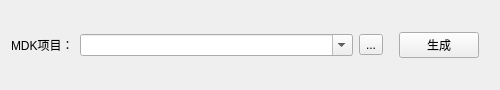
<?xml version="1.0" encoding="UTF-8"?>
<ui version="4.0">
 <class>MDK2VS2015</class>
 <widget class="QWidget" name="MDK2VS2015">
  <property name="geometry">
   <rect>
    <x>0</x>
    <y>0</y>
    <width>500</width>
    <height>90</height>
   </rect>
  </property>
  <property name="minimumSize">
   <size>
    <width>500</width>
    <height>90</height>
   </size>
  </property>
  <property name="maximumSize">
   <size>
    <width>500</width>
    <height>90</height>
   </size>
  </property>
  <property name="windowTitle">
   <string>XIVN1987 MDK2VS2015</string>
  </property>
  <layout class="QHBoxLayout" name="horizontalLayout">
   <item>
    <widget class="QLabel" name="lblMDK">
     <property name="text">
      <string>MDK项目：</string>
     </property>
    </widget>
   </item>
   <item>
    <widget class="QComboBox" name="cmbMDK">
     <property name="sizePolicy">
      <sizepolicy hsizetype="Expanding" vsizetype="Fixed">
       <horstretch>0</horstretch>
       <verstretch>0</verstretch>
      </sizepolicy>
     </property>
     <property name="editable">
      <bool>true</bool>
     </property>
    </widget>
   </item>
   <item>
    <widget class="QToolButton" name="btnMDK">
     <property name="minimumSize">
      <size>
       <width>0</width>
       <height>20</height>
      </size>
     </property>
     <property name="text">
      <string>...</string>
     </property>
    </widget>
   </item>
   <item>
    <spacer name="hSpacer1">
     <property name="orientation">
      <enum>Qt::Horizontal</enum>
     </property>
     <property name="sizeType">
      <enum>QSizePolicy::Fixed</enum>
     </property>
     <property name="sizeHint" stdset="0">
      <size>
       <width>10</width>
       <height>20</height>
      </size>
     </property>
    </spacer>
   </item>
   <item>
    <widget class="QPushButton" name="btnGen">
     <property name="enabled">
      <bool>true</bool>
     </property>
     <property name="text">
      <string>生成</string>
     </property>
    </widget>
   </item>
   <item>
    <spacer name="hSpacer2">
     <property name="orientation">
      <enum>Qt::Horizontal</enum>
     </property>
     <property name="sizeType">
      <enum>QSizePolicy::Fixed</enum>
     </property>
     <property name="sizeHint" stdset="0">
      <size>
       <width>10</width>
       <height>20</height>
      </size>
     </property>
    </spacer>
   </item>
  </layout>
 </widget>
 <resources/>
 <connections/>
</ui>
